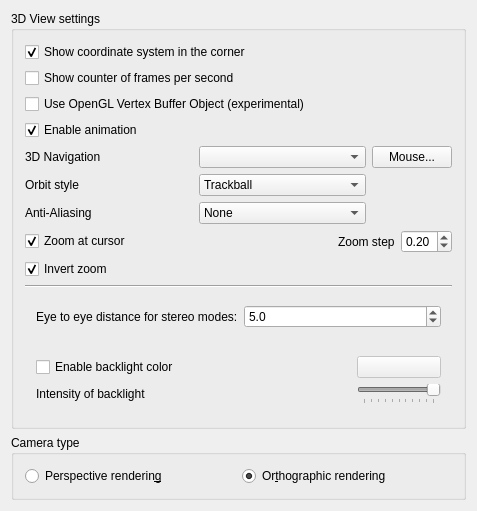
<?xml version="1.0" encoding="UTF-8"?>
<ui version="4.0">
 <class>Gui::Dialog::DlgSettings3DView</class>
 <widget class="QWidget" name="Gui::Dialog::DlgSettings3DView">
  <property name="geometry">
   <rect>
    <x>0</x>
    <y>0</y>
    <width>477</width>
    <height>505</height>
   </rect>
  </property>
  <property name="windowTitle">
   <string>3D View</string>
  </property>
  <layout class="QVBoxLayout" name="verticalLayout_2">
   <item>
    <widget class="QGroupBox" name="GroupBox12">
     <property name="title">
      <string>3D View settings</string>
     </property>
     <layout class="QVBoxLayout" name="verticalLayout">
      <item>
       <widget class="Gui::PrefCheckBox" name="CheckBox_CornerCoordSystem">
        <property name="text">
         <string>Show coordinate system in the corner</string>
        </property>
        <property name="checked">
         <bool>true</bool>
        </property>
        <property name="prefEntry" stdset="0">
         <cstring>CornerCoordSystem</cstring>
        </property>
        <property name="prefPath" stdset="0">
         <cstring>View</cstring>
        </property>
       </widget>
      </item>
      <item>
       <widget class="Gui::PrefCheckBox" name="CheckBox_ShowFPS">
        <property name="text">
         <string>Show counter of frames per second</string>
        </property>
        <property name="prefEntry" stdset="0">
         <cstring>ShowFPS</cstring>
        </property>
        <property name="prefPath" stdset="0">
         <cstring>View</cstring>
        </property>
       </widget>
      </item>
      <item>
       <widget class="Gui::PrefCheckBox" name="CheckBox_useVBO">
        <property name="text">
         <string>Use OpenGL Vertex Buffer Object (experimental)</string>
        </property>
        <property name="prefEntry" stdset="0">
         <cstring>UseVBO</cstring>
        </property>
        <property name="prefPath" stdset="0">
         <cstring>View</cstring>
        </property>
       </widget>
      </item>
      <item>
       <widget class="Gui::PrefCheckBox" name="CheckBox_UseAutoRotation">
        <property name="enabled">
         <bool>true</bool>
        </property>
        <property name="text">
         <string>Enable animation</string>
        </property>
        <property name="checked">
         <bool>true</bool>
        </property>
        <property name="prefEntry" stdset="0">
         <cstring>UseAutoRotation</cstring>
        </property>
        <property name="prefPath" stdset="0">
         <cstring>View</cstring>
        </property>
       </widget>
      </item>
      <item>
       <layout class="QGridLayout" name="gridLayout2">
        <item row="0" column="0">
         <widget class="QLabel" name="navigationLabel">
          <property name="text">
           <string>3D Navigation</string>
          </property>
         </widget>
        </item>
        <item row="0" column="1">
         <widget class="Gui::StyledComboBox" name="comboNavigationStyle">
          <property name="currentIndex">
           <number>-1</number>
          </property>
         </widget>
        </item>
        <item row="0" column="2">
         <widget class="QPushButton" name="mouseButton">
          <property name="sizePolicy">
           <sizepolicy hsizetype="Maximum" vsizetype="Fixed">
            <horstretch>0</horstretch>
            <verstretch>0</verstretch>
           </sizepolicy>
          </property>
          <property name="text">
           <string>Mouse...</string>
          </property>
         </widget>
        </item>
        <item row="1" column="0">
         <widget class="QLabel" name="orbitLabel">
          <property name="text">
           <string>Orbit style</string>
          </property>
         </widget>
        </item>
        <item row="1" column="1">
         <widget class="Gui::StyledComboBox" name="comboOrbitStyle">
          <property name="currentIndex">
           <number>1</number>
          </property>
          <item>
           <property name="text">
            <string>Turntable</string>
           </property>
          </item>
          <item>
           <property name="text">
            <string>Trackball</string>
           </property>
          </item>
         </widget>
        </item>
        <item row="2" column="0">
         <widget class="QLabel" name="aliasingLAbel">
          <property name="text">
           <string>Anti-Aliasing</string>
          </property>
         </widget>
        </item>
        <item row="2" column="1">
         <widget class="Gui::PrefComboBox" name="comboAliasing">
          <property name="prefEntry" stdset="0">
           <cstring>AntiAliasing</cstring>
          </property>
          <property name="prefPath" stdset="0">
           <cstring>View</cstring>
          </property>
          <item>
           <property name="text">
            <string>None</string>
           </property>
          </item>
          <item>
           <property name="text">
            <string>Line Smoothing</string>
           </property>
          </item>
          <item>
           <property name="text">
            <string>MSAA 2x</string>
           </property>
          </item>
          <item>
           <property name="text">
            <string>MSAA 4x</string>
           </property>
          </item>
          <item>
           <property name="text">
            <string>MSAA 8x</string>
           </property>
          </item>
         </widget>
        </item>
       </layout>
      </item>
      <item>
       <layout class="QHBoxLayout" name="horizontalLayout">
        <item>
         <widget class="Gui::PrefCheckBox" name="checkBoxZoomAtCursor">
          <property name="text">
           <string>Zoom at cursor</string>
          </property>
          <property name="checked">
           <bool>true</bool>
          </property>
          <property name="prefEntry" stdset="0">
           <cstring>ZoomAtCursor</cstring>
          </property>
          <property name="prefPath" stdset="0">
           <cstring>View</cstring>
          </property>
         </widget>
        </item>
        <item>
         <spacer name="horizontalSpacer">
          <property name="orientation">
           <enum>Qt::Horizontal</enum>
          </property>
          <property name="sizeHint" stdset="0">
           <size>
            <width>40</width>
            <height>20</height>
           </size>
          </property>
         </spacer>
        </item>
        <item>
         <widget class="QLabel" name="label">
          <property name="text">
           <string>Zoom step</string>
          </property>
         </widget>
        </item>
        <item>
         <widget class="Gui::PrefDoubleSpinBox" name="spinBoxZoomStep">
          <property name="minimum">
           <double>0.010000000000000</double>
          </property>
          <property name="maximum">
           <double>1.000000000000000</double>
          </property>
          <property name="singleStep">
           <double>0.050000000000000</double>
          </property>
          <property name="value">
           <double>0.200000000000000</double>
          </property>
          <property name="prefEntry" stdset="0">
           <cstring>ZoomStep</cstring>
          </property>
          <property name="prefPath" stdset="0">
           <cstring>View</cstring>
          </property>
         </widget>
        </item>
       </layout>
      </item>
      <item>
       <widget class="Gui::PrefCheckBox" name="checkBoxInvertZoom">
        <property name="text">
         <string>Invert zoom</string>
        </property>
        <property name="checked">
         <bool>true</bool>
        </property>
        <property name="prefEntry" stdset="0">
         <cstring>InvertZoom</cstring>
        </property>
        <property name="prefPath" stdset="0">
         <cstring>View</cstring>
        </property>
       </widget>
      </item>
      <item>
       <widget class="Line" name="line1">
        <property name="frameShape">
         <enum>QFrame::HLine</enum>
        </property>
        <property name="frameShadow">
         <enum>QFrame::Sunken</enum>
        </property>
        <property name="orientation">
         <enum>Qt::Horizontal</enum>
        </property>
       </widget>
      </item>
      <item>
       <layout class="QHBoxLayout" name="eyedistanceLayout">
        <property name="spacing">
         <number>6</number>
        </property>
        <property name="margin">
         <number>11</number>
        </property>
        <item>
         <widget class="QLabel" name="textLabel1">
          <property name="text">
           <string>Eye to eye distance for stereo modes:</string>
          </property>
         </widget>
        </item>
        <item>
         <widget class="Gui::PrefDoubleSpinBox" name="FloatSpinBox_EyeDistance">
          <property name="decimals">
           <number>1</number>
          </property>
          <property name="minimum">
           <double>0.100000000000000</double>
          </property>
          <property name="maximum">
           <double>1000.000000000000000</double>
          </property>
          <property name="singleStep">
           <double>2.000000000000000</double>
          </property>
          <property name="value">
           <double>5.000000000000000</double>
          </property>
          <property name="prefEntry" stdset="0">
           <cstring>EyeDistance</cstring>
          </property>
          <property name="prefPath" stdset="0">
           <cstring>View</cstring>
          </property>
         </widget>
        </item>
       </layout>
      </item>
      <item>
       <layout class="QGridLayout" name="backlightLayout">
        <property name="margin">
         <number>11</number>
        </property>
        <property name="spacing">
         <number>6</number>
        </property>
        <item row="1" column="1">
         <widget class="Gui::PrefSlider" name="sliderIntensity">
          <property name="enabled">
           <bool>false</bool>
          </property>
          <property name="sizePolicy">
           <sizepolicy hsizetype="Fixed" vsizetype="Fixed">
            <horstretch>0</horstretch>
            <verstretch>0</verstretch>
           </sizepolicy>
          </property>
          <property name="maximum">
           <number>100</number>
          </property>
          <property name="singleStep">
           <number>1</number>
          </property>
          <property name="value">
           <number>100</number>
          </property>
          <property name="orientation">
           <enum>Qt::Horizontal</enum>
          </property>
          <property name="tickPosition">
           <enum>QSlider::TicksBelow</enum>
          </property>
          <property name="tickInterval">
           <number>10</number>
          </property>
          <property name="prefEntry" stdset="0">
           <cstring>BacklightIntensity</cstring>
          </property>
          <property name="prefPath" stdset="0">
           <cstring>View</cstring>
          </property>
         </widget>
        </item>
        <item row="0" column="1">
         <widget class="Gui::PrefColorButton" name="backlightColor">
          <property name="enabled">
           <bool>false</bool>
          </property>
          <property name="color" stdset="0">
           <color>
            <red>255</red>
            <green>255</green>
            <blue>255</blue>
           </color>
          </property>
          <property name="prefEntry" stdset="0">
           <cstring>BacklightColor</cstring>
          </property>
          <property name="prefPath" stdset="0">
           <cstring>View</cstring>
          </property>
         </widget>
        </item>
        <item row="1" column="0">
         <widget class="QLabel" name="backlightLabel">
          <property name="text">
           <string>Intensity of backlight</string>
          </property>
         </widget>
        </item>
        <item row="0" column="0">
         <widget class="Gui::PrefCheckBox" name="checkBoxBacklight">
          <property name="text">
           <string>Enable backlight color</string>
          </property>
          <property name="prefEntry" stdset="0">
           <cstring>EnableBacklight</cstring>
          </property>
          <property name="prefPath" stdset="0">
           <cstring>View</cstring>
          </property>
         </widget>
        </item>
       </layout>
      </item>
     </layout>
    </widget>
   </item>
   <item>
    <widget class="QGroupBox" name="groupBoxCamera">
     <property name="title">
      <string>Camera type</string>
     </property>
     <layout class="QGridLayout" name="gridLayout1">
      <property name="margin">
       <number>11</number>
      </property>
      <property name="spacing">
       <number>6</number>
      </property>
      <item row="0" column="1">
       <widget class="Gui::PrefRadioButton" name="radioOrthographic">
        <property name="text">
         <string>Or&amp;thographic rendering</string>
        </property>
        <property name="checked">
         <bool>true</bool>
        </property>
        <property name="prefEntry" stdset="0">
         <cstring>Orthographic</cstring>
        </property>
        <property name="prefPath" stdset="0">
         <cstring>View</cstring>
        </property>
       </widget>
      </item>
      <item row="0" column="0">
       <widget class="Gui::PrefRadioButton" name="radioPerspective">
        <property name="text">
         <string>Perspective renderin&amp;g</string>
        </property>
        <property name="prefEntry" stdset="0">
         <cstring>Perspective</cstring>
        </property>
        <property name="prefPath" stdset="0">
         <cstring>View</cstring>
        </property>
       </widget>
      </item>
     </layout>
    </widget>
   </item>
   <item>
    <spacer>
     <property name="orientation">
      <enum>Qt::Vertical</enum>
     </property>
     <property name="sizeHint" stdset="0">
      <size>
       <width>455</width>
       <height>16</height>
      </size>
     </property>
    </spacer>
   </item>
  </layout>
 </widget>
 <layoutdefault spacing="6" margin="11"/>
 <customwidgets>
  <customwidget>
   <class>Gui::ColorButton</class>
   <extends>QPushButton</extends>
   <header>Gui/Widgets.h</header>
  </customwidget>
  <customwidget>
   <class>Gui::PrefColorButton</class>
   <extends>Gui::ColorButton</extends>
   <header>Gui/PrefWidgets.h</header>
  </customwidget>
  <customwidget>
   <class>Gui::PrefSlider</class>
   <extends>QSlider</extends>
   <header>Gui/PrefWidgets.h</header>
  </customwidget>
  <customwidget>
   <class>Gui::PrefRadioButton</class>
   <extends>QRadioButton</extends>
   <header>Gui/PrefWidgets.h</header>
  </customwidget>
  <customwidget>
   <class>Gui::PrefCheckBox</class>
   <extends>QCheckBox</extends>
   <header>Gui/PrefWidgets.h</header>
  </customwidget>
  <customwidget>
   <class>Gui::StyledComboBox</class>
   <extends>QComboBox</extends>
   <header>Gui/Widgets.h</header>
  </customwidget>
  <customwidget>
   <class>Gui::PrefComboBox</class>
   <extends>QComboBox</extends>
   <header>Gui/PrefWidgets.h</header>
  </customwidget>
  <customwidget>
   <class>Gui::PrefDoubleSpinBox</class>
   <extends>QDoubleSpinBox</extends>
   <header>Gui/PrefWidgets.h</header>
  </customwidget>
 </customwidgets>
 <tabstops>
  <tabstop>CheckBox_CornerCoordSystem</tabstop>
  <tabstop>CheckBox_ShowFPS</tabstop>
  <tabstop>CheckBox_useVBO</tabstop>
  <tabstop>CheckBox_UseAutoRotation</tabstop>
  <tabstop>comboNavigationStyle</tabstop>
  <tabstop>mouseButton</tabstop>
  <tabstop>comboOrbitStyle</tabstop>
  <tabstop>checkBoxZoomAtCursor</tabstop>
  <tabstop>spinBoxZoomStep</tabstop>
  <tabstop>checkBoxInvertZoom</tabstop>
  <tabstop>FloatSpinBox_EyeDistance</tabstop>
  <tabstop>checkBoxBacklight</tabstop>
  <tabstop>backlightColor</tabstop>
  <tabstop>sliderIntensity</tabstop>
  <tabstop>radioPerspective</tabstop>
  <tabstop>radioOrthographic</tabstop>
 </tabstops>
 <resources/>
 <connections>
  <connection>
   <sender>checkBoxBacklight</sender>
   <signal>toggled(bool)</signal>
   <receiver>backlightColor</receiver>
   <slot>setEnabled(bool)</slot>
   <hints>
    <hint type="sourcelabel">
     <x>161</x>
     <y>227</y>
    </hint>
    <hint type="destinationlabel">
     <x>290</x>
     <y>224</y>
    </hint>
   </hints>
  </connection>
  <connection>
   <sender>checkBoxBacklight</sender>
   <signal>toggled(bool)</signal>
   <receiver>sliderIntensity</receiver>
   <slot>setEnabled(bool)</slot>
   <hints>
    <hint type="sourcelabel">
     <x>92</x>
     <y>235</y>
    </hint>
    <hint type="destinationlabel">
     <x>293</x>
     <y>256</y>
    </hint>
   </hints>
  </connection>
 </connections>
</ui>
